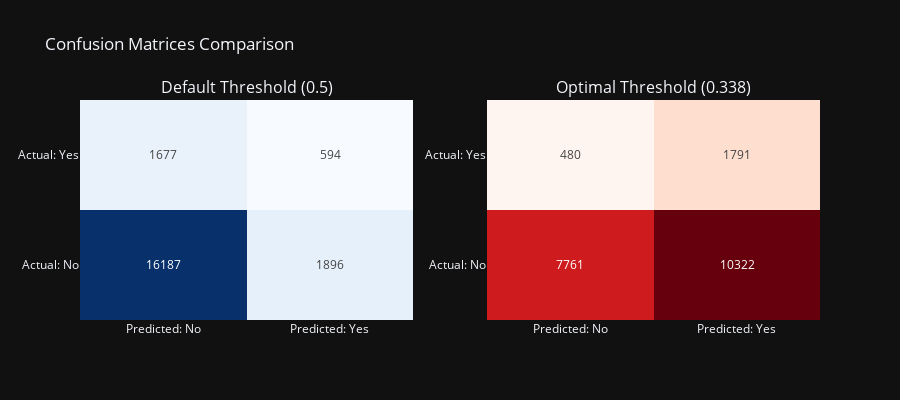

Notebook cell for this chart:
### Code cell
# Confusion matrices comparison
cm_default = confusion_matrix(y_test, y_pred_default)
cm_optimal = confusion_matrix(y_test, y_pred_optimal)

fig = make_subplots(
    rows=1, cols=2,
    subplot_titles=('Default Threshold (0.5)', f'Optimal Threshold ({optimal_threshold:.3f})')
)

# Default CM
fig.add_trace(
    go.Heatmap(
        z=cm_default,
        x=['Predicted: No', 'Predicted: Yes'],
        y=['Actual: No', 'Actual: Yes'],
        text=cm_default,
        texttemplate='%{text}',
        colorscale='Blues',
        showscale=False
    ),
    row=1, col=1
)

# Optimal CM
fig.add_trace(
    go.Heatmap(
        z=cm_optimal,
        x=['Predicted: No', 'Predicted: Yes'],
        y=['Actual: No', 'Actual: Yes'],
        text=cm_optimal,
        texttemplate='%{text}',
        colorscale='Reds',
        showscale=False
    ),
    row=1, col=2
)

fig.update_layout(height=400, title_text="Confusion Matrices Comparison")
fig.show()

print("\nConfusion Matrix - Default Threshold:")
print(f"  True Negatives:  {cm_default[0,0]:5,}")
print(f"  False Positives: {cm_default[0,1]:5,}")
print(f"  False Negatives: {cm_default[1,0]:5,}")
print(f"  True Positives:  {cm_default[1,1]:5,}")

print(f"\nConfusion Matrix - Optimal Threshold ({optimal_threshold:.3f}):")
print(f"  True Negatives:  {cm_optimal[0,0]:5,}")
print(f"  False Positives: {cm_optimal[0,1]:5,}")
print(f"  False Negatives: {cm_optimal[1,0]:5,}")
print(f"  True Positives:  {cm_optimal[1,1]:5,}")

### Figure 1 — Plotly figure (JSON) as saved in the notebook; plotly's stock layout.template omitted (floating-point values rounded to 4 significant figures)
{"data": [{"colorscale": [[0.0, "rgb(247,251,255)"], [0.125, "rgb(222,235,247)"], [0.25, "rgb(198,219,239)"], [0.375, "rgb(158,202,225)"], [0.5, "rgb(107,174,214)"], [0.625, "rgb(66,146,198)"], [0.75, "rgb(33,113,181)"], [0.875, "rgb(8,81,156)"], [1.0, "rgb(8,48,107)"]], "showscale": false, "text": [[16187, 1896], [1677, 594]], "texttemplate": "%{text}", "x": ["Predicted: No", "Predicted: Yes"], "y": ["Actual: No", "Actual: Yes"], "z": [[16187, 1896], [1677, 594]], "type": "heatmap", "xaxis": "x", "yaxis": "y"}, {"colorscale": [[0.0, "rgb(255,245,240)"], [0.125, "rgb(254,224,210)"], [0.25, "rgb(252,187,161)"], [0.375, "rgb(252,146,114)"], [0.5, "rgb(251,106,74)"], [0.625, "rgb(239,59,44)"], [0.75, "rgb(203,24,29)"], [0.875, "rgb(165,15,21)"], [1.0, "rgb(103,0,13)"]], "showscale": false, "text": [[7761, 10322], [480, 1791]], "texttemplate": "%{text}", "x": ["Predicted: No", "Predicted: Yes"], "y": ["Actual: No", "Actual: Yes"], "z": [[7761, 10322], [480, 1791]], "type": "heatmap", "xaxis": "x2", "yaxis": "y2"}], "layout": {"xaxis": {"anchor": "y", "domain": [0.0, 0.45]}, "yaxis": {"anchor": "x", "domain": [0.0, 1.0]}, "xaxis2": {"anchor": "y2", "domain": [0.55, 1.0]}, "yaxis2": {"anchor": "x2", "domain": [0.0, 1.0]}, "annotations": [{"font": {"size": 16}, "showarrow": false, "text": "Default Threshold (0.5)", "x": 0.225, "xanchor": "center", "xref": "paper", "y": 1.0, "yanchor": "bottom", "yref": "paper"}, {"font": {"size": 16}, "showarrow": false, "text": "Optimal Threshold (0.338)", "x": 0.775, "xanchor": "center", "xref": "paper", "y": 1.0, "yanchor": "bottom", "yref": "paper"}], "title": {"text": "Confusion Matrices Comparison"}, "height": 400}}
